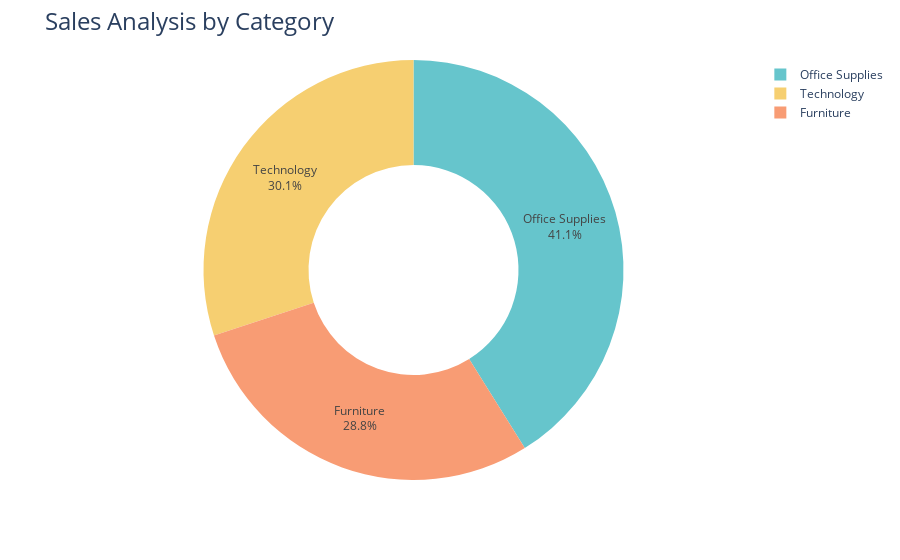

Notebook cell for this chart:
### Code cell
#Pie chart to know the sales by category

sales_by_category = data.groupby('Category')['Sales'].sum().reset_index()
category_pie= px.pie(sales_by_category, 
             values='Sales', 
             names='Category', 
             hole=0.5, 
             color_discrete_sequence=px.colors.qualitative.Pastel)
category_pie.update_traces(textposition='inside', textinfo='percent+label')
category_pie.update_layout(title_text='Sales Analysis by Category', title_font=dict(size=24))

category_pie.show()

### Figure 1 — Plotly figure (JSON) as saved in the notebook; plotly's stock layout.template omitted (floating-point values rounded to 4 significant figures)
{"data": [{"domain": {"x": [0, 1], "y": [0, 1]}, "hole": 0.5, "hovertemplate": "Category=%{label}<br>Sales=%{value}<extra></extra>", "labels": ["Furniture", "Office Supplies", "Technology"], "legendgroup": "", "name": "", "showlegend": true, "textinfo": "percent+label", "textposition": "inside", "type": "pie", "values": [451500.0, 643700.0, 470600.0]}], "layout": {"legend": {"tracegroupgap": 0}, "margin": {"t": 60}, "piecolorway": ["rgb(102, 197, 204)", "rgb(246, 207, 113)", "rgb(248, 156, 116)", "rgb(220, 176, 242)", "rgb(135, 197, 95)", "rgb(158, 185, 243)", "rgb(254, 136, 177)", "rgb(201, 219, 116)", "rgb(139, 224, 164)", "rgb(180, 151, 231)", "rgb(179, 179, 179)"], "title": {"font": {"size": 24}, "text": "Sales Analysis by Category"}}}
